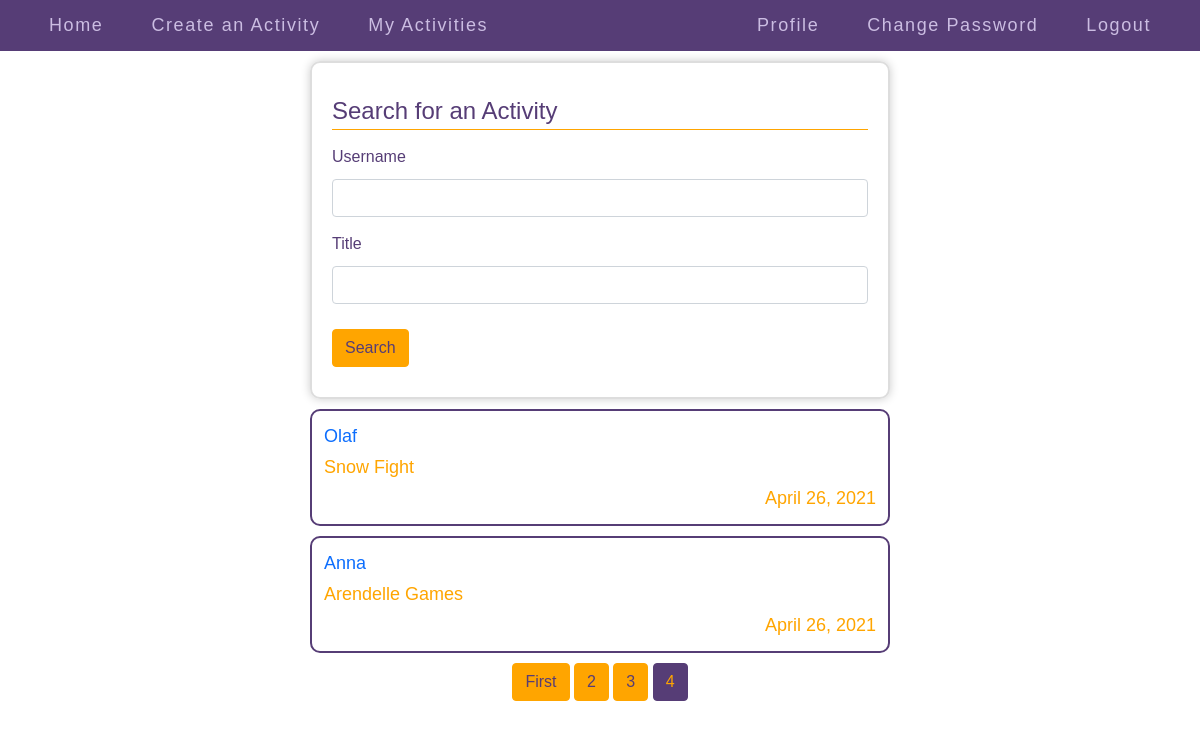
The app's page /index/?page=4 (signed in), older data.
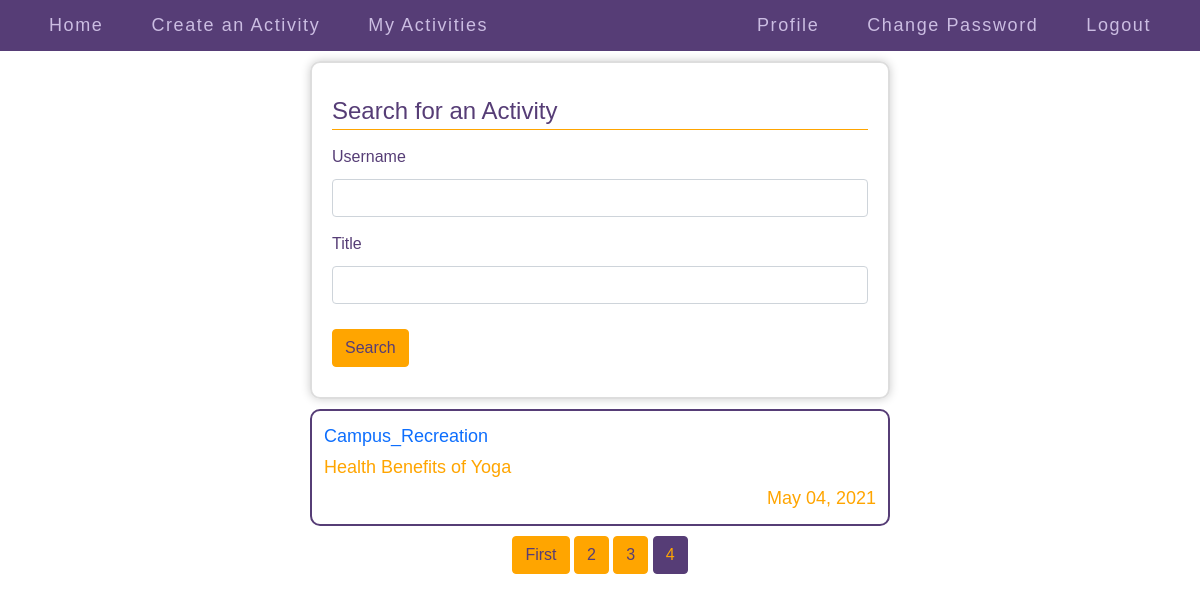
The same page, newer data.
### meet/models.py (models this page shows, shortened)
class Activity(models.Model):
    user = models.ForeignKey(User, on_delete=models.CASCADE, related_name="activities")
    title = models.CharField(max_length=128)
    description = models.TextField()
    time = models.DateTimeField(default=timezone.now)

### meet/views.py (the view)
# urls.py: path("index/", views.index, name="index"),
@login_required(login_url='/')
def index(request):
    if request.method == "POST":
        form = SearchActivity(request.POST)
        if form.is_valid():
            if form.cleaned_data["username"] == "" and form.cleaned_data["title"] == "":
                messages.error(request, 'Please provide at least one field input for search')
                return redirect("index")
            name = form.cleaned_data["username"]
            title = form.cleaned_data["title"]
            if name == "":
                name="empty_user"
            if title == "":
                title = "empty_title"
            return redirect("search_activities", name=name, title=title)
            return redirect("search_activities", name=form.cleaned_data["username"], title=form.cleaned_data["title"])
            return HttpResponse("Valid Searching...")
        return HttpResponse("Searching...")
    else:
        activities = Activity.objects.all().order_by('-time')
        activities_list = []
        deleted = Deleted.objects.all()
        for a in activities:
            obj = Deleted.objects.filter(activity=a).first()
            if obj is None:
                activities_list.append(a)
        paginator = Paginator(activities_list, 2)
        page_num = request.GET.get('page')
        page_obj = paginator.get_page(page_num)
        form = SearchActivity()
        return render(request, "meet/index.html", {
        "activities": page_obj, "form": form
        })

### meet/views.py
class SearchActivity(forms.Form):
    username = forms.CharField(label="Username", max_length=128, required=False)
    title = forms.CharField(label="Title", max_length=128, required=False)

### meet/templates/meet/index.html (shortened to what this page needs)
{% extends "meet/layout.html" %}
{% load crispy_forms_tags %}
{% load static %}
{% block body %}
  <div class="index_page">
    <div class="search_a_specific_activity">
      <form class="" method="post">
        <fieldset>
          <legend>Search for an Activity</legend>
          {{ form|crispy }}
        </fieldset>
        <button type="submit" class="btn btn-outline common_button">Search</button>
      </form>
    </div>
    {% for activity in activities %}
      <div class="indexpage_activity" data-id={{ activity.id }}>
        <div class="user_links">
          <a href="{% url 'user_profile' activity.user.username %}">{{ activity.user.username }}</a>
        </div>
        <div>
          {{ activity.title }}
        </div>
        <div class="indexpage_posted_on">
          {{ activity.time|date:"F d, Y" }}
        </div>
      </div>
    {% endfor %}
    <div class="pagination_links">
      {% if activities.has_previous %}
      <a class="btn btn-outline-info" href="?page=1">First</a>
      {% endif %}
      {% for num in activities.paginator.page_range %}
        {% if activities.number == num %}
          <a id="current_pagination_link" class="btn btn-info" href="?page={{ num }}">{{ num }}</a>
        {% elif num > activities.number|add:'-3' and num < activities.number|add:'3' %}
          <a class="btn btn-outline-info" href="?page={{ num }}">{{ num }}</a>
        {% endif %}
      {% endfor %}
    </div>
  </div>
{% endblock %}

Row changes from the older to the newer data that the page shows:
removed Activity: user.username "Olaf", title "Snow Fight", time "April 26, 2021"
removed Activity: user.username "Anna", title "Arendelle Games", time "April 26, 2021"
added Activity: user.username "Campus_Recreation", title "Health Benefits of Yoga", time "May 04, 2021"
